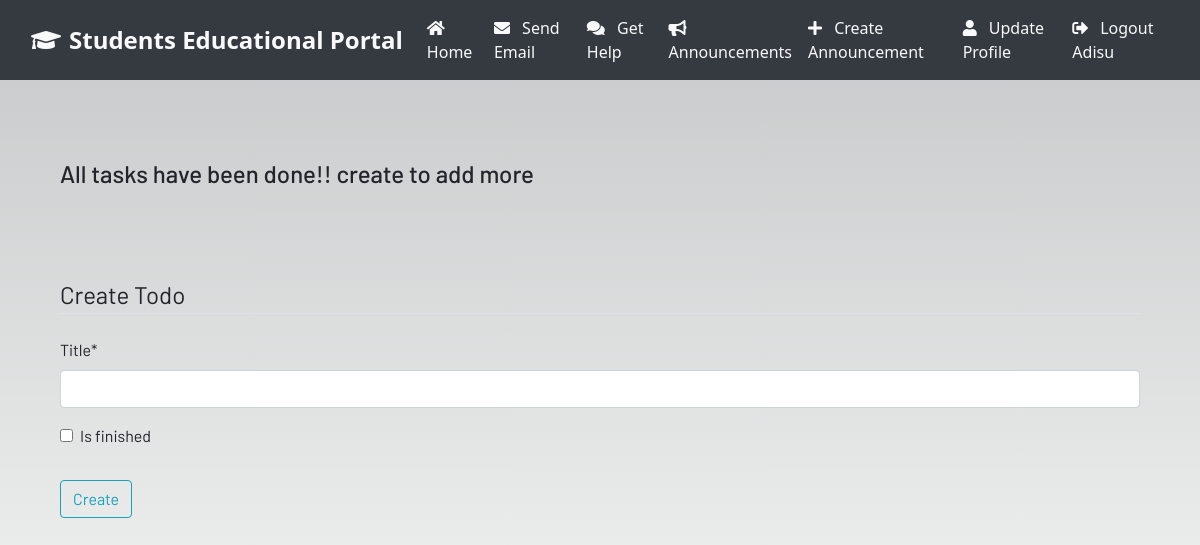
/todo/ (signed in), run on an earlier commit of the app's database.
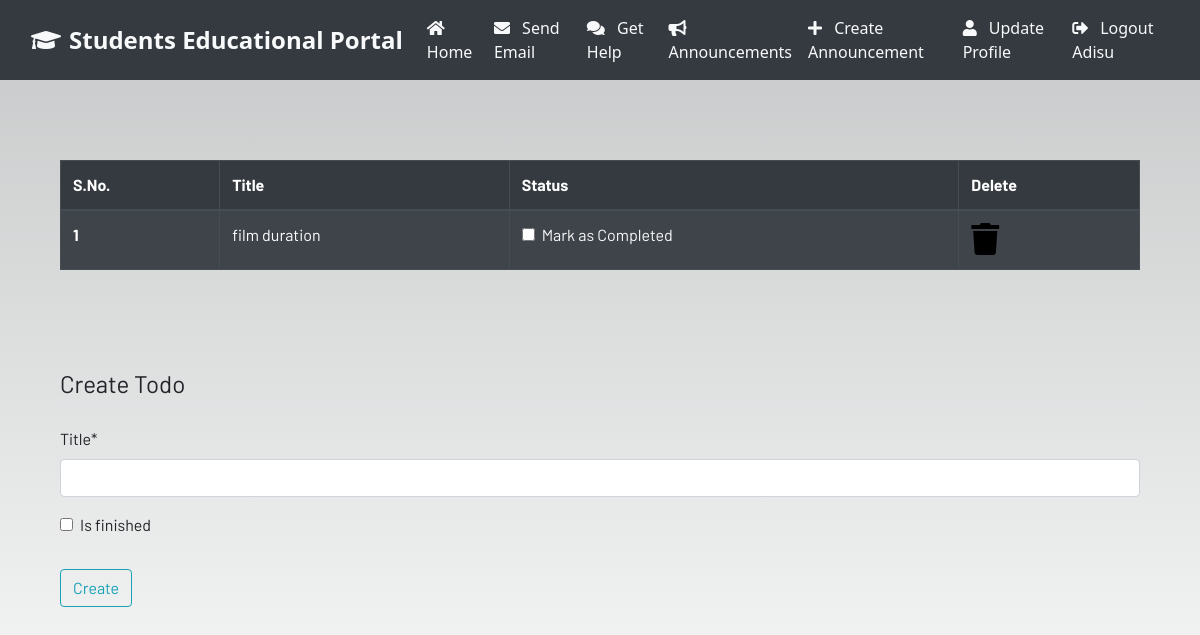
And on a later commit of the database.
### dashboard/models.py (models this page shows, shortened)
class Todo(models.Model):
    user = models.ForeignKey(User,on_delete=models.CASCADE)
    title = models.CharField(max_length=100)
    is_finished = models.BooleanField(default=False)

### dashboard/views.py (the view)
# urls.py: path('todo/', views.todo, name="todo"),
@login_required
def todo(request):
    if request.method == 'POST':
        form = TodoForm(request.POST)
        if form.is_valid():
            try:
                fnished = request.POST["is_finished"]
                if finished == 'on':
                    finished = True
                else:
                    finished = False
            except:
                finished = False
            todos = Todo(
                user=request.user,
                title=request.POST['title'],
                is_finished=finished
            )
            todos.save()
            messages.success(request, f"Todo Added from {request.user.username}!!")
            return redirect("todo")
    else:
        form = TodoForm()
    todo = Todo.objects.filter(user=request.user)
    if len(todo) == 0:
        todos_done = True
    else:
        todos_done = False
    context = {
        'form': form,
        'todos': todo,
        'todos_done': todos_done
    }
    return render(request, "dashboard/todo.html", context)

### dashboard/forms.py
class TodoForm(forms.ModelForm):
    class Meta:
        model = Todo
        fields = ['title','is_finished']

### dashboard/templates/dashboard/todo.html (shortened to what this page needs)
{% extends 'dashboard/base.html' %}
{% load static %}
{% load crispy_forms_tags %}
{% block content %}
<div class="container">
    {% if not todos_done %}
    <table class="table table-striped table-bordered table-hover table-dark">
        <thead>
            <tr>
                <th scope="col">S.No.</th>
                <th scope="col">Title</th>
                <th scope="col">Status</th>
                <th scope="col">Delete</th>
            </tr>
        </thead>
        <tbody>
            {%for todo in todos %}
            <tr>
                <th scope="row">{{forloop.counter}}</th>
                <td>{{todo.title}}</td>
                <td>
                    <a href="{% url 'update-todo' todo.id %}">
                        <div class="form-check">
                            {% if todo.is_finished == True %}
                            <input class="form-check-input" type="checkbox" value="" checked>
                            {% else %}
                            <input class="form-check-input" type="checkbox" value="">
                            {% endif %}
                            <label class="form-check-label text-light" for="flexCheckDefault">
                                Mark as Completed
                            </label>
                        </div>
                    </a>
                </td>
                <td><a href="{% url 'delete-todo' todo.id %}"><i class="fa fa-trash fa-2x"></i></a></td>
            </tr>
            {% endfor %}
        </tbody>
    </table>
    {% else %}
      <h4>All tasks have been done!! create to add more</h4>
    {% endif %}
</div><br><br>
<div class="container">
    <form method="POST">
        <fieldset class="form-group">
            <legend class="border-bottom mb-4">Create Todo</legend>
            {{form|crispy}}
        </fieldset>
        <div class="form-group">
            <button href="" class="btn btn-outline-info" type="submit">
                Create
            </button>
        </div>
    </form>
</div>
{% endblock content %}

What changed in the data, as far as the page shows it:
added Todo: title "film duration"
Also different on the page:
text no longer shown: "All tasks have been done!! create to add more"
text now shown: "S.No. Title Status Delete"
